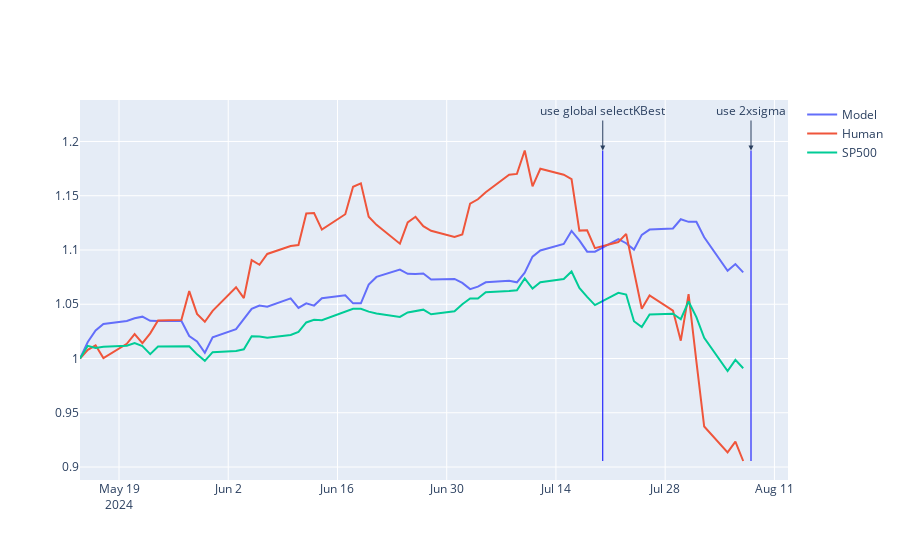

The cell this chart's notebook holds for it:
### Code cell
# use plotly to plot the curve of the three assets
import plotly.graph_objects as go

fig = go.Figure()
date_list = log_return.index.tolist()
date_list.insert(0, pd.Timestamp('2024-05-14'))

fig.add_trace(go.Scatter(x=date_list, y=cur_asset_model_hist, mode='lines', name='Model'))
fig.add_trace(go.Scatter(x=date_list, y=cur_asset_human_hist, mode='lines', name='Human'))
fig.add_trace(go.Scatter(x=date_list, y=cur_asset_sp500_hist, mode='lines', name='SP500'))

add_vertical_line(fig, '2024-07-20', 'use global selectKBest', cur_asset_model_hist, cur_asset_human_hist, cur_asset_sp500_hist)
add_vertical_line(fig, '2024-08-08', 'use 2 x sigma', cur_asset_model_hist, cur_asset_human_hist, cur_asset_sp500_hist)

fig.show()
